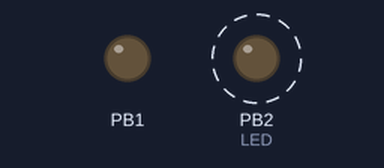
The program below on a simulated ATmega328P, built with avr-gcc and emulated at 16 MHz. On the bench: output pins drawn as LEDs (lit = HIGH). Dashed ring = blinking.

Above: at 0.2 s.
At 3.7 s:
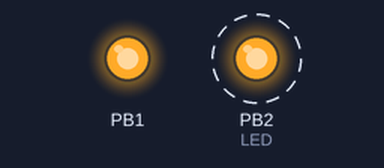
Timing chart, 0 to 5.2 s (numbered marks = the images above):
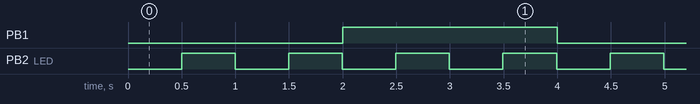

The program:

main.c
```c
/*
 * GccApplication1.c
 *
 * Created: 24-06-2026 10:50:29
 * Author : hp
 */
#define F_CPU 16000000UL

#include <avr/io.h>
#include <avr/interrupt.h>

volatile uint8_t timer1_count = 0;
volatile uint8_t timer2_count = 0;

/* Timer1 Compare Match ISR */
ISR(TIMER1_COMPA_vect)
{
	timer1_count++;

	if(timer1_count >= 2)
	{
		PORTB ^= (1 << PORTB1);   // Toggle Status LED
		timer1_count = 0;
	}
}

// Timer2 Compare Match ISR
ISR(TIMER2_COMPA_vect)
{
	timer2_count++;

	if(timer2_count >= 50)
	{
		PORTB ^= (1 << PORTB2);   // Toggle Heartbeat LED
		timer2_count = 0;
	}
}

int main(void)
{
	/* PB1 and PB2 as outputs */
	DDRB |= (1 << PORTB1) | (1 << PORTB2);

	/* ---------- Timer1 Configuration ---------- */
	TCCR1A = 0x00;
	TCCR1B = (1 << WGM12);     // CTC mode

	OCR1A = 15624;            // 1 second

	TIMSK1 = (1 << OCIE1A);   // Enable Compare Match Interrupt

	TCCR1B |= (1 << CS12) | (1 << CS10);   // Prescaler 1024

	/* ---------- Timer2 Configuration ---------- */
	TCCR2A = (1 << WGM21);    // CTC mode

	OCR2A = 155;              // 10 ms

	TIMSK2 = (1 << OCIE2A);   // Enable Compare Match Interrupt

	TCCR2B = (1 << CS22) | (1 << CS21) | (1 << CS20); // Prescaler 1024

	sei();   // Enable Global Interrupts

	while(1)
	{

}
}
```

Measured:
- by itself, PB1: alternates HIGH for 2.0 s and LOW for 2.0 s
- by itself, PB2 (LED): alternates HIGH for 0.50 s and LOW for 0.50 s
